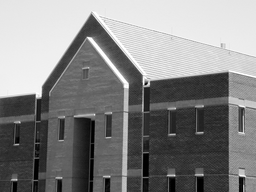
#> input picture Question-5/building.tif, 256 x 192 px, shrunk from 1114 x 834 before the run
$ jupyter execute '5(a).ipynb'
#> lines starting #> are read from the running program, lines starting #| are printed output that depends on the picture
## Read a grayscale image and perform the following operations. Compare different edge detection algorithms implemented in spatial domain.

[cell 1]
import cv2
import matplotlib.pyplot as plt
import numpy as np

## Loading Original Image

[cell 2]
original_image = cv2.imread("./building.tif", 0)
#> original_image is the input picture: shape (192, 256); min 0, max 255, mean 133.3
plt.imshow(original_image, cmap='gray')
plt.title("Original Image")
plt.show()

## Edge Detection Function

[cell 3]
def detect_edge(image, kernel_x, kernel_y):
    h, w = kernel_x.shape
    padded = np.pad(image, ((1, 1), (1, 1)), mode='constant', constant_values=0)
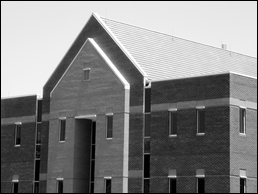
#> padded: shape (194, 258) float32; min 0, max 255, mean 130.9
    gradient_x = np.zeros_like(image)
    gradient_y = np.zeros_like(image)

    for r in range(image.shape[0]):
        for c in range(image.shape[1]):
            region = padded[r:r+h, c:c+w]
            gx = np.sum(region * kernel_x)
            gy = np.sum(region * kernel_y)

            gradient_x[r,c] = gx
            gradient_y[r,c] = gy
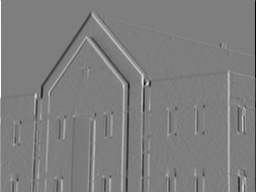
#> gradient_x: shape (192, 256) float32; min -948, max 963, mean 0.5; drawn with min black and max white
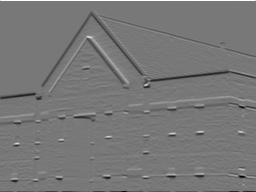
#> gradient_y: shape (192, 256) float32; min -834, max 932, mean -3.5; drawn with min black and max white

    # Compute gradient magnitude
    magnitude = np.sqrt(gradient_x ** 2 + gradient_y ** 2)
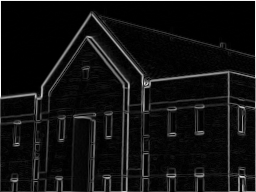
#> magnitude: shape (192, 256) float32; min 0, max 968.7, mean 67.1; drawn with min black and max white
    magnitude = (magnitude - np.min(magnitude)) / (np.max(magnitude) - np.min(magnitude)) * 255

    return np.uint8(magnitude)

## sobel Edge detector

[cell 4]
def sobel_edge_detection(image):
    # Convert to float for accurate computation
    # image = img.copy(img)
    image = image.astype(np.float32)

    # Define Sobel kernels
    sobel_x = np.array([
        [-1, 0, 1],
        [-2, 0, 2],
        [-1, 0, 1]
    ], dtype=np.float32)

    sobel_y = np.array([
        [-1, -2, -1],
        [ 0,  0,  0],
        [ 1,  2,  1]
    ], dtype=np.float32)

    return detect_edge(image, sobel_x, sobel_y)

## prewitt edge detector

[cell 5]
def prewitt_edge_detection(image):
    # Convert to float for accurate computation
    image = image.astype(np.float32)

    # Define prewitt kernels
    prewitt_x = np.array([
        [-1, 0, 1],
        [-1, 0, 1],
        [-1, 0, 1]
    ], dtype=np.float32)

    prewitt_y = np.array([
        [-1, -1, -1],
        [ 0,  0,  0],
        [ 1,  1,  1]
    ], dtype=np.float32)

    return detect_edge(image, prewitt_x, prewitt_y)

## Roberts Edge detection

[cell 6]
def roberts_edge_detection(image):
    # Convert to float for accurate computation
    image = image.astype(np.float32)

    # Define robert kernels
    robert_x = np.array([
        [-1, 0],
        [0, 1]
    ], dtype=np.float32)

    robert_y = np.array([
        [0, -1],
        [1,  0]
    ], dtype=np.float32)

    return detect_edge(image, robert_x, robert_y)
#> after the loop in detect_edge (call 3), `for r in range(image.shape[0]):`:
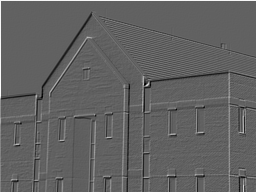
#> gradient_x: shape (192, 256) float32; min -151, max 244, mean 1; drawn with min black and max white
#> after the loop in detect_edge (call 3), `for r in range(image.shape[0]):`:
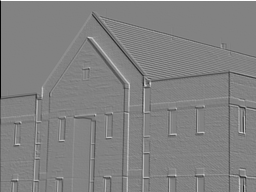
#> gradient_y: shape (192, 256) float32; min -244, max 234, mean -0.4; drawn with min black and max white
#> in detect_edge (call 3), `magnitude = np.sqrt(gradient_x ** 2 + gradient_y ** 2)`:
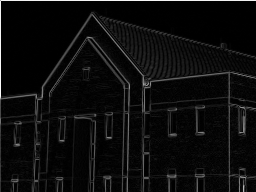
#> magnitude: shape (192, 256) float32; min 0, max 341.6, mean 17.1; drawn with min black and max white

## (a) Compare different edge detection algorithms implemented in spatial domain

[cell 7]
sobel_edge = sobel_edge_detection(original_image)
prewitt_edge = prewitt_edge_detection(original_image)
roberts_edge = roberts_edge_detection(original_image)

plt.figure(figsize=(10, 10))

plt.subplot(2, 2, 1)
plt.imshow(original_image, cmap='gray')
plt.title("Original Image")
plt.axis('off')

plt.subplot(2, 2, 2)
plt.imshow(sobel_edge, cmap='gray')
plt.title("Sobel Edge")
plt.axis('off')

plt.subplot(2, 2, 3)
plt.imshow(prewitt_edge, cmap='gray')
plt.title("prewitt edge")
plt.axis('off')

plt.subplot(2, 2, 4)
plt.imshow(roberts_edge, cmap='gray')
plt.title('Roberts Edge')
plt.axis('off')

plt.tight_layout()
plt.show()

$ run again, with Question-5/cards.tif copied over Question-5/building.tif
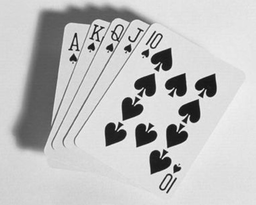
#> input picture Question-5/cards.tif, 256 x 205 px, shrunk from 556 x 446 before the run
#> original_image is the input picture: shape (205, 256); min 10, max 253, mean 192.1
#> after the loop in detect_edge (call 3), `for r in range(image.shape[0]):`:
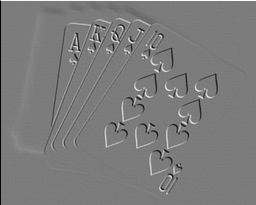
#> gradient_y: shape (205, 256) float32; min -219, max 231, mean 0.2; drawn with min black and max white
#> in detect_edge (call 3), `magnitude = np.sqrt(gradient_x ** 2 + gradient_y ** 2)`:
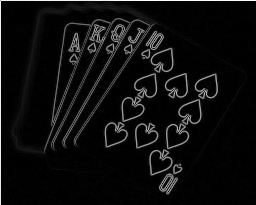
#> magnitude: shape (205, 256) float32; min 0, max 324.6, mean 17.8; drawn with min black and max white

$ run again, with Question-5/fingerprint_seg.tif copied over Question-5/building.tif
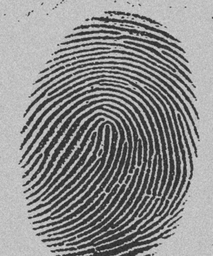
#> input picture Question-5/fingerprint_seg.tif, 213 x 256 px, shrunk from 798 x 958 before the run
#> original_image is the input picture: shape (256, 213); min 32, max 216, mean 140
#> after the loop in detect_edge (call 3), `for r in range(image.shape[0]):`:
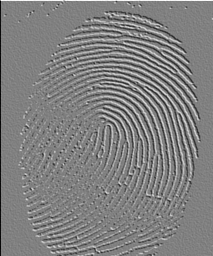
#> gradient_y: shape (256, 213) float32; min -210, max 206, mean -0.3; drawn with min black and max white
#> in detect_edge (call 3), `magnitude = np.sqrt(gradient_x ** 2 + gradient_y ** 2)`:
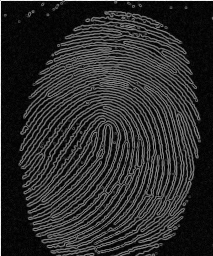
#> magnitude: shape (256, 213) float32; min 0, max 291.4, mean 50.7; drawn with min black and max white
